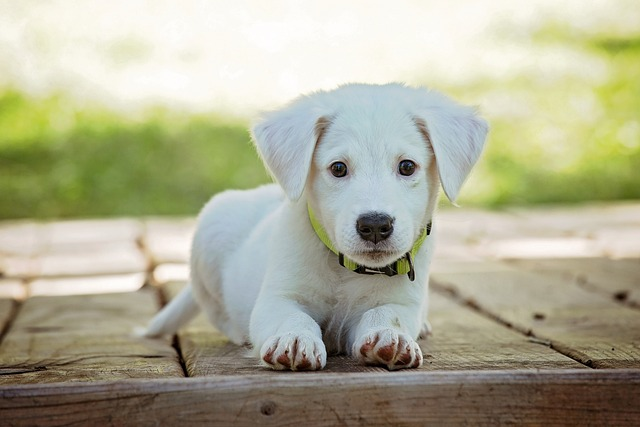
#> input picture Alistirmalar/media/puppy.jpg, 640 x 427 px
$ python Matching_template.py
#> lines starting #> are read from the running program, lines starting #| are printed output that depends on the picture; after the words box and inside, x2 and y2 are one past the last pixel; in counts of white or black regions, pixels touching at a corner belong together
import cv2
import numpy as np

# Read the input images
img1 = cv2.imread("media/puppy.jpg", 0)  # Read the first image (grayscale)
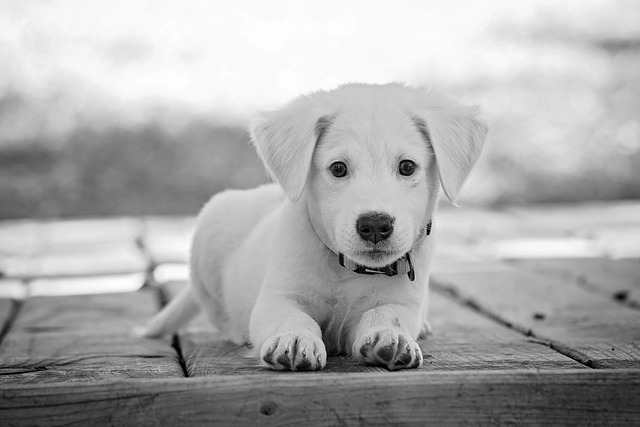
#> img1: shape (427, 640); min 0, max 255, mean 171.3
template = cv2.imread("media/puppy_paws.jpg", 0)  # Read the template image (grayscale)
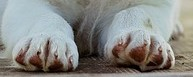
#> input picture Alistirmalar/media/puppy_paws.jpg, 193 x 77 px
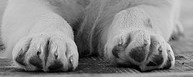
#> template: shape (77, 193); min 0, max 242, mean 135.6

# Get the width and height of the template image
w, h = template.shape[::-1]
#> w = 193; h = 77

# Perform template matching using the TM_CCOEFF_NORMED method
result = cv2.matchTemplate(img1, template, cv2.TM_CCOEFF_NORMED)
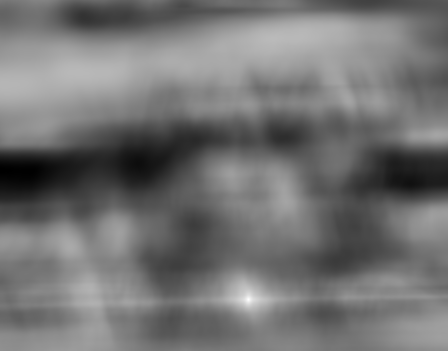
#> result: shape (351, 448) float32; min -0.557, max 0.999, mean 0.143; drawn with min black and max white

# Find the locations where the template matches with high similarity (threshold = 0.99)
locations = np.where(result >= 0.99)
#> locations = ([299], [248])

# Draw rectangles around the matched locations on the original image
for point in zip(*locations[::-1]):
    cv2.rectangle(img1, point, (point[0] + w, point[1] + h), 255, 2)
#> this loop made 1 pass
#> point on pass 1: (248, 299)
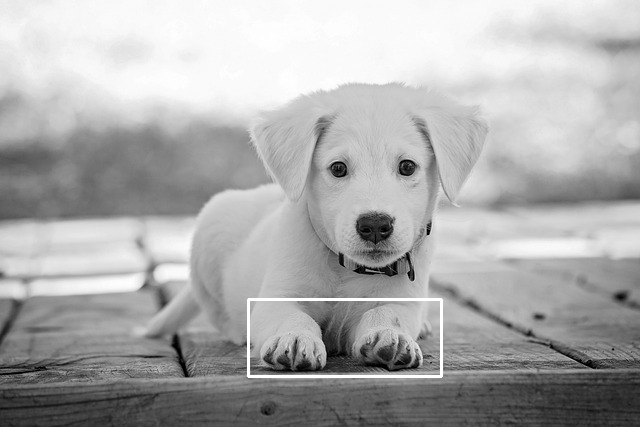
#> img1: shape (427, 640); 0.59% of pixels changed, all inside (x1, y1, x2, y2) = (247, 298, 443, 378)

cv2.imshow("dog", img1)  # Display the original image with rectangles
cv2.imshow("template", template)  # Display the template image
cv2.imshow("result", result)  # Display the result of template matching

# Wait for a key press and close all windows
cv2.waitKey(0)
cv2.destroyAllWindows()

'''
```
img1 = cv2.imread("media/puppy.jpg", 0)
template = cv2.imread("media/puppy_paws.jpg", 0)
```
Here, we read the two input images, "puppy.jpg" and "puppy_paws.jpg", using the `cv2.imread()` function. The second argument `0` specifies that the images should be loaded in grayscale.

```
w, h = template.shape[::-1]
```
We obtain the width (`w`) and height (`h`) of the template image using its shape. The `[::-1]` indexing is used to
reverse the order of dimensions, as `shape` returns the number of rows and columns, but we need width and height.

```
result = cv2.matchTemplate(img1, template, cv2.TM_CCOEFF_NORMED)
```
This line performs template matching using the `cv2.matchTemplate()` function. It takes the input image `img1`, template
image `template`, and the method `cv2.TM_CCOEFF_NORMED` as arguments. The method `cv2.TM_CCOEFF_NORMED` calculates the
correlation coefficient between the template and image regions. The function returns a result map indicating the similarity
between the template and different regions of the input image.

```
locations = np.where(result >= 0.99)
```
Here, we use `np.where()` to find the locations in the result map where the similarity is greater than or equal to 0.99.
This line returns a tuple of arrays representing the row and column indices of the matched locations.

```
for point in zip(*locations[::-1]):
    cv2.rectangle(img1, point, (point[0] + w, point[1] + h), 255, 2)
```
This `for` loop iterates over the matched locations obtained from the `zip(*locations[::-1])` expression. It unpacks the
`locations` tuple and iterates over the x and y coordinates of each match. For each match, a rectangle is drawn on the
`img1` image using the `cv2.rectangle()` function. The `point` represents the top-left corner of the rectangle, and
`(point[0] + w, point[1] + h)` represents the bottom-right corner. The color `(255)` and thickness `2` arguments are
used to specify the color and thickness of the rectangle.

```
cv2.imshow("dog", img1)
cv2.imshow("template", template)
cv2.imshow("result", result)
```
These lines display the original image (`img1`), template image (`template`), and the result of template matching
(`result`) using the `cv2.imshow()` function. The first argument is the window name, and the second argument is the
corresponding image.

```
cv2.waitKey(0)
cv2.destroyAllWindows()
```
The `cv2.waitKey(0)` function waits for a key press and returns the key code. Here, we pass `0` as the argument to wait
indefinitely until a key is pressed. The `cv2.destroyAllWindows()` function is used to close all open windows after the
execution of the program.
'''
